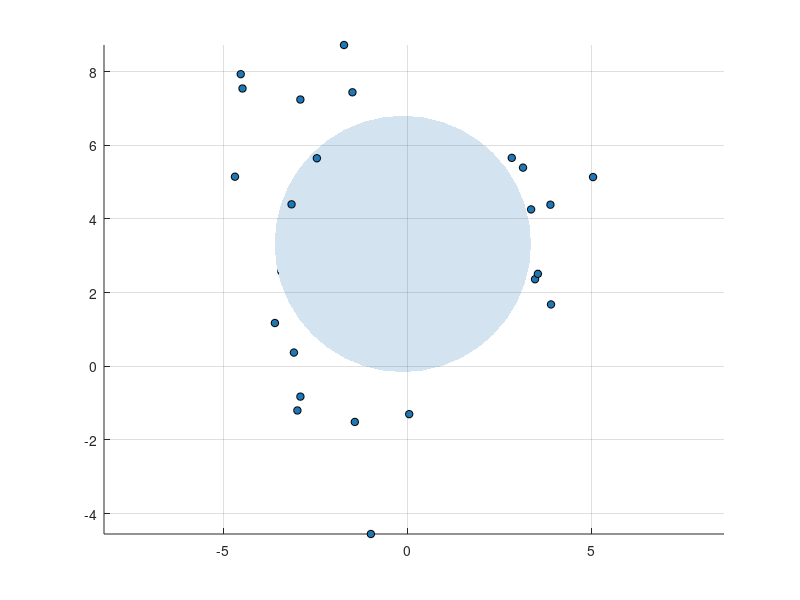

Reproduce this figure in MATLAB. (Note: this script raises an error after producing the figure.)
%% PCA 3D de los audios (91 numeros por audio) con una esfera alrededor del centroide de cada comando.
%% Pegar y ejecutar en MATLAB. Los datos estan incluidos (generados con PCA sobre los vectores estandarizados).
%% Rotar con el mouse (rotate3d). Cambiar 'modoRadio' para elegir el tamano de las esferas.
clear; clc; close all;
nombres = {'reconocer','identificar','salir'};
varexp = [12.9 10.6 7.3];   % varianza explicada PC1 PC2 PC3 (porcentaje)
modoRadio = 'media';   %% 'media' = distancia media al centroide | 'max' = distancia maxima | numero = radio fijo
P = [ ...
  -3.3370 1.5328 5.4641; ...
  -0.8284 -0.2602 5.1430; ...
  -4.0149 -11.0757 1.5283; ...
  -1.4178 -0.0176 3.8256; ...
  -2.2707 1.3255 6.0241; ...
  -2.3449 2.6905 4.9164; ...
  -3.1217 -4.5085 1.5625; ...
  -2.1848 1.7926 5.5027; ...
  -2.6413 1.6290 5.2853; ...
  0.2285 -3.1792 4.7308; ...
  -2.5090 3.2185 5.1823; ...
  -3.2298 1.1043 5.8703; ...
  -1.8182 -5.0430 -1.6173; ...
  3.8309 -2.0552 1.4470; ...
  3.8099 -1.2306 0.2962; ...
  -2.3417 -2.3101 4.3483; ...
  -1.5322 -0.3425 1.5027; ...
  -1.0731 0.4322 4.5651; ...
  -0.2618 1.4246 4.4680; ...
  -0.6408 -1.1987 4.4484; ...
  -0.4309 -0.4297 4.0802; ...
  -2.6021 -0.2750 4.7824; ...
  -1.2039 -1.2748 4.5956; ...
  -1.0256 -0.0740 5.1512; ...
  0.1399 -1.2355 1.0640; ...
  2.8333 0.8610 3.2135; ...
  1.5960 -0.9196 3.3930; ...
  2.5525 0.8144 2.3078; ...
  2.2487 -1.3861 3.8328; ...
  -3.3074 0.8065 3.6128; ...
  1.1044 4.5775 2.6106; ...
  0.9733 1.2539 1.0959; ...
  0.2295 -1.2228 2.0872; ...
  -1.4233 0.8721 3.2093; ...
  -2.0891 -0.4580 3.1714; ...
  0.4073 -1.8712 0.7072; ...
  0.0115 -0.7270 2.7911; ...
  0.7140 0.2879 2.7053; ...
  0.4874 -2.4669 0.9205; ...
  1.0348 -1.1754 1.4490; ...
  7.5982 -0.0380 -0.4770; ...
  3.6061 -1.0240 -0.5963; ...
  8.3667 1.7101 0.3678; ...
  2.4802 0.8039 -0.8061; ...
  3.6905 -1.4154 0.7036; ...
  2.3033 -2.8186 1.0205; ...
  1.2881 -2.1794 0.5142; ...
  2.0607 -1.8272 0.8377; ...
  4.2965 -1.5436 0.2163; ...
  2.9497 -1.6392 -1.0256; ...
  2.6603 -3.1567 -0.4650; ...
  2.7598 -2.0081 1.7277; ...
  3.4057 -2.8579 0.6014; ...
  3.9042 -2.1390 0.3622; ...
  4.2702 0.6941 -0.2388; ...
  3.2280 -1.0962 2.0683; ...
  4.7435 -1.9172 1.1044; ...
  4.0290 -1.2220 0.8715; ...
  3.6941 0.6236 0.0786; ...
  6.6022 0.3195 0.1394; ...
  5.5790 -0.0049 0.7456; ...
  6.6799 -2.4071 1.6757; ...
  7.4411 0.2328 2.1829; ...
  5.7211 -3.9047 2.6267; ...
  5.2695 -3.0911 1.4577; ...
  6.7430 -1.2923 1.5254; ...
  7.1417 -1.4056 1.6180; ...
  5.6966 -2.8499 3.0424; ...
  5.6410 -1.0975 2.8663; ...
  7.2381 -1.6432 -0.2751; ...
  6.5392 -3.7016 3.0919; ...
  4.9846 -4.4508 2.0997; ...
  5.4927 -3.3281 1.5865; ...
  5.5117 -4.6016 2.7834; ...
  3.9861 -2.3366 3.2948; ...
  8.5083 -0.9773 1.4555; ...
  -1.7154 8.7230 0.0380; ...
  -2.2493 5.2149 -0.1682; ...
  -1.7653 4.6493 1.5017; ...
  -2.9006 7.2426 1.6391; ...
  -3.1401 4.3973 0.9908; ...
  -4.4717 7.5426 1.3073; ...
  -4.6764 5.1470 2.7032; ...
  -1.4868 7.4391 0.5023; ...
  -4.5198 7.9308 1.8546; ...
  -2.4530 5.6482 0.8073; ...
  1.8218 3.6846 -1.1436; ...
  0.6494 1.1379 -2.1102; ...
  1.2371 1.4575 -0.6592; ...
  -2.3690 2.1682 -0.2665; ...
  -1.4711 2.0406 -1.1352; ...
  -1.9873 2.6119 -0.6455; ...
  -3.4153 2.5760 -0.8168; ...
  -2.6897 1.4903 -0.9028; ...
  -3.0757 0.3730 -0.3044; ...
  -3.5927 1.1751 -0.4963; ...
  -2.8996 -0.8228 0.6929; ...
  -2.6730 3.7975 -0.0028; ...
  -1.4603 1.7390 -2.3344; ...
  -0.9866 -4.5529 1.2524; ...
  -0.4529 6.4784 -2.6313; ...
  -0.0319 3.4365 -0.7708; ...
  1.6485 5.2727 -1.3457; ...
  1.8815 5.7281 -1.2667; ...
  -1.4228 -1.5107 -1.4993; ...
  -2.4521 1.1453 -1.3530; ...
  -1.5248 1.6399 -0.1712; ...
  0.0542 -1.2993 -0.8249; ...
  -0.2721 4.0840 0.4747; ...
  0.8823 4.8321 0.3912; ...
  -0.6704 2.0848 -0.7861; ...
  -0.8566 2.0173 -1.7640; ...
  -1.3165 3.5013 0.1238; ...
  -1.1243 3.9333 -1.8212; ...
  -2.9814 -1.1990 -0.9802; ...
  -0.9445 5.1976 0.2586; ...
  2.8329 4.1415 -3.0094; ...
  2.9621 3.2137 -1.2133; ...
  3.9042 1.6798 -1.2366; ...
  2.9964 3.2472 -1.4447; ...
  3.4705 2.3642 -2.1135; ...
  5.0454 5.1374 -3.2146; ...
  3.3637 4.2594 -1.5703; ...
  2.8383 5.6589 -0.5391; ...
  1.8035 3.2337 -0.5453; ...
  -0.3768 0.6708 -0.2288; ...
  2.0102 4.3290 -0.0718; ...
  3.5473 2.5100 -1.5917; ...
  3.8881 4.3873 -0.2231; ...
  2.8116 4.1864 -1.0458; ...
  1.7401 3.7824 -3.9299; ...
  1.9216 5.0348 -3.3800; ...
  2.8529 3.3133 -2.3203; ...
  3.1445 5.3935 -3.0606; ...
  1.0361 1.6993 -2.3556; ...
  2.9255 2.9552 -2.0043; ...
  -4.7805 -0.9924 -0.3801; ...
  -5.6755 -0.0420 -0.7852; ...
  -5.8726 0.2796 -1.5588; ...
  -5.5375 -2.4654 0.7686; ...
  -6.5753 -0.4258 -0.3224; ...
  -6.5500 -0.2292 -0.6373; ...
  -4.7372 -2.5639 -1.7386; ...
  -4.4123 -1.3927 1.5654; ...
  -6.3064 1.2846 -1.5957; ...
  -3.1671 -3.6630 1.9600; ...
  -4.8291 -1.8816 0.4671; ...
  -6.7612 1.1036 1.2580; ...
  0.0399 -1.7130 -4.8153; ...
  0.0893 -0.6088 -5.3267; ...
  0.7433 -1.2239 -4.3034; ...
  -2.8428 -4.5452 0.7694; ...
  -6.1563 -4.3262 0.3824; ...
  -6.3639 -3.0368 0.6854; ...
  -5.3052 -2.8136 -0.6371; ...
  -5.6248 -3.1868 0.1899; ...
  -6.1915 -2.4906 -0.2706; ...
  -6.9451 -1.1652 -0.8115; ...
  -4.5492 -3.3902 -0.4823; ...
  -4.7461 -4.8584 1.5519; ...
  -4.6099 -4.3975 1.2751; ...
  -1.5747 2.1053 -4.9282; ...
  -2.1940 -2.8597 -2.0733; ...
  -1.6877 0.8152 -5.0859; ...
  -0.2030 -0.8938 -3.4290; ...
  -1.5911 0.8383 -3.6843; ...
  -1.6876 0.8311 -3.3892; ...
  -1.7703 -0.1859 -0.6123; ...
  -1.8585 -0.5340 -0.7686; ...
  -1.9864 -0.9680 -2.9852; ...
  -3.0434 -3.2561 -2.7482; ...
  -2.3408 -1.4157 -2.9684; ...
  -1.5210 -0.6955 -2.2167; ...
  -2.4587 -1.4662 -2.5986; ...
  -2.8667 -2.1582 -2.1421; ...
  -2.5107 -2.1121 0.0644; ...
  -3.7047 -3.7248 -2.5694; ...
  -0.7652 -0.5452 -3.7830; ...
  -0.2903 -2.9491 -1.7817; ...
  -0.3338 -3.6960 -0.8179; ...
  0.4786 -3.4946 -4.7062; ...
  -0.1707 -4.0532 -4.6410; ...
  1.2918 -0.6202 -5.2392; ...
  0.1641 -1.4114 -3.1630; ...
  -0.6867 -0.1279 -3.0663; ...
  0.3554 -1.7547 -3.1035; ...
  0.5327 -1.7482 -4.6186; ...
  -1.2063 -4.5053 -4.5675; ...
  3.0466 0.7872 -3.7929; ...
  0.2240 -3.6538 -5.4242; ...
  1.4703 -3.1762 -1.3322; ...
  0.4087 -4.1078 -2.2422; ...
  0.8218 -4.8964 -3.6189; ...
  0.5566 -5.7201 -3.7362; ...
  0.3199 -1.7136 -2.9057; ...
  0.8686 -4.2016 -1.8019; ...
  0.0737 -3.6326 -4.0268; ...
];
y = [2 2 2 2 2 2 2 2 2 2 2 2 2 2 2 2 2 2 2 2 2 2 2 2 2 2 2 2 2 2 2 2 2 2 2 2 2 2 2 2 2 2 2 2 2 2 2 2 2 2 2 2 2 2 2 2 2 2 2 2 2 2 2 2 2 2 2 2 2 2 2 2 2 2 2 2 1 1 1 1 1 1 1 1 1 1 1 1 1 1 1 1 1 1 1 1 1 1 1 1 1 1 1 1 1 1 1 1 1 1 1 1 1 1 1 1 1 1 1 1 1 1 1 1 1 1 1 1 1 1 1 1 1 1 1 1 3 3 3 3 3 3 3 3 3 3 3 3 3 3 3 3 3 3 3 3 3 3 3 3 3 3 3 3 3 3 3 3 3 3 3 3 3 3 3 3 3 3 3 3 3 3 3 3 3 3 3 3 3 3 3 3 3 3 3 3 3];   % 1 = reconocer, 2 = identificar, 3 = salir
sesion = {'1_giuli','1_giuli','1_giuli','1_giuli','1_giuli','1_giuli','1_giuli','1_giuli','1_giuli','1_giuli','1_giuli','1_giuli','1_joaco','1_joaco','1_joaco','1_mama','1_mama','1_mama','1_mama','1_mama','1_mama','1_mama','1_mama','1_mama','1_maxi','1_maxi','1_maxi','1_maxi','1_maxi','1_mili','1_mo','1_mo','1_mo','1_mo','1_mo','1_mo','1_mo','1_mo','1_mo','1_mo','1_normal','1_normal','1_normal','1_normal','1_normal','1_normal','1_normal','1_normal','1_normal','1_normal','1_normal','1_normal','1_normal','1_normal','1_normal','1_normal','1_normal','1_normal','1_normal','1_ruido','1_ruido','1_ruido','1_ruido','1_ruido','1_ruido','1_ruido','1_ruido','1_ruido','1_ruido','1_ruido','1_ruido','1_ruido','1_ruido','1_ruido','1_ruido','1_ruido','1_giuli','1_giuli','1_giuli','1_giuli','1_giuli','1_giuli','1_giuli','1_giuli','1_giuli','1_giuli','1_joaco','1_joaco','1_joaco','1_mama','1_mama','1_mama','1_mama','1_mama','1_mama','1_mama','1_mama','1_mama','1_mama','1_maxi','1_maxi','1_maxi','1_maxi','1_maxi','1_mili','1_mili','1_mili','1_mo','1_mo','1_mo','1_mo','1_mo','1_mo','1_mo','1_mo','1_mo','1_normal','1_normal','1_normal','1_normal','1_normal','1_normal','1_normal','1_normal','1_normal','1_normal','1_normal','1_normal','1_normal','1_normal','1_normal','1_normal','1_normal','1_normal','1_normal','1_normal','1_giuli','1_giuli','1_giuli','1_giuli','1_giuli','1_giuli','1_giuli','1_giuli','1_giuli','1_giuli','1_giuli','1_giuli','1_joaco','1_joaco','1_joaco','1_mama','1_mama','1_mama','1_mama','1_mama','1_mama','1_mama','1_mama','1_mama','1_mama','1_maxi','1_maxi','1_maxi','1_maxi','1_maxi','1_mili','1_mili','1_mili','1_mo','1_mo','1_mo','1_mo','1_mo','1_mo','1_mo','1_mo','1_mo','1_normal','1_normal','1_normal','1_normal','1_normal','1_normal','1_normal','1_normal','1_normal','1_normal','1_normal','1_normal','1_normal','1_normal','1_normal','1_normal','1_normal','1_normal','1_normal'};

col = [0.12 0.47 0.71; 0.84 0.15 0.16; 0.17 0.63 0.17];
figure('Color','w','Position',[100 100 960 720]); hold on; grid on; axis equal;
[sx,sy,sz] = sphere(40);
for c = 1:3
    Pc = P(y==c,:);
    cen = mean(Pc,1);                                   % centroide del comando
    dist = sqrt(sum((Pc-cen).^2,2));
    if isnumeric(modoRadio), R = modoRadio;
    elseif strcmp(modoRadio,'max'), R = max(dist);
    else, R = mean(dist); end
    surf(cen(1)+R*sx, cen(2)+R*sy, cen(3)+R*sz, 'FaceColor',col(c,:),'FaceAlpha',0.10,'EdgeColor','none');
    mesh(cen(1)+R*sx, cen(2)+R*sy, cen(3)+R*sz, 'EdgeColor',col(c,:),'EdgeAlpha',0.15,'FaceColor','none');
    scatter3(Pc(:,1),Pc(:,2),Pc(:,3),30,col(c,:),'filled','MarkerEdgeColor','k','DisplayName',nombres{c});
    plot3(cen(1),cen(2),cen(3),'X','MarkerSize',16,'LineWidth',3,'Color',col(c,:)*0.6,'HandleVisibility','off');
    text(cen(1),cen(2),cen(3)+R*1.1,sprintf('%s (R=%.2f)',nombres{c},R),'FontWeight','bold','HorizontalAlignment','center');
    fprintf('%s: centroide = [%.2f %.2f %.2f], radio = %.2f\n',nombres{c},cen,R);
end
xlabel(sprintf('PC1 (%.1f%%)',varexp(1))); ylabel(sprintf('PC2 (%.1f%%)',varexp(2))); zlabel(sprintf('PC3 (%.1f%%)',varexp(3)));
title('PCA 3D de los audios: esfera alrededor del centroide de cada comando');
legend('Location','northeastoutside'); view(35,22); camlight; rotate3d on;
